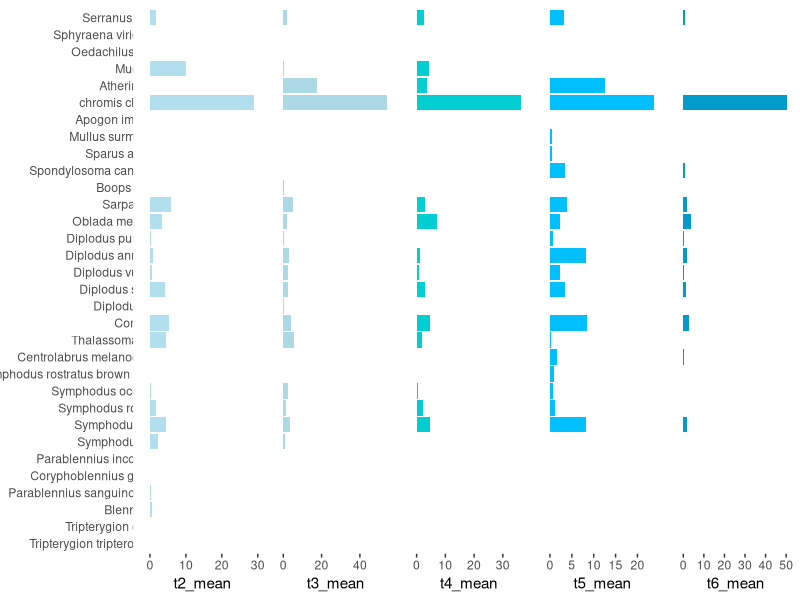
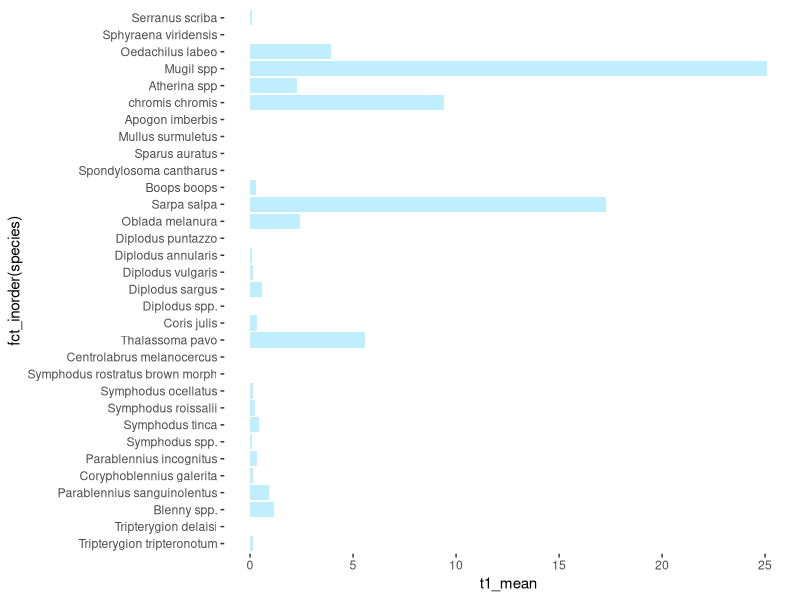
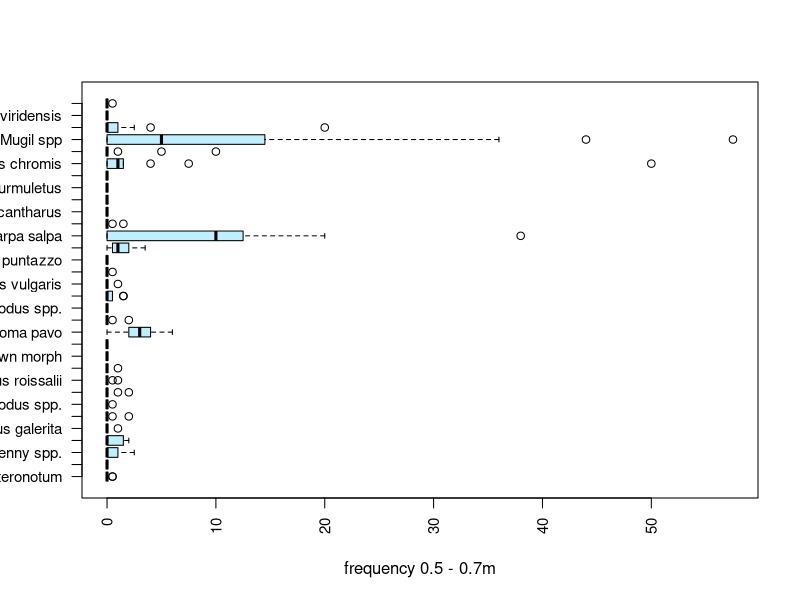
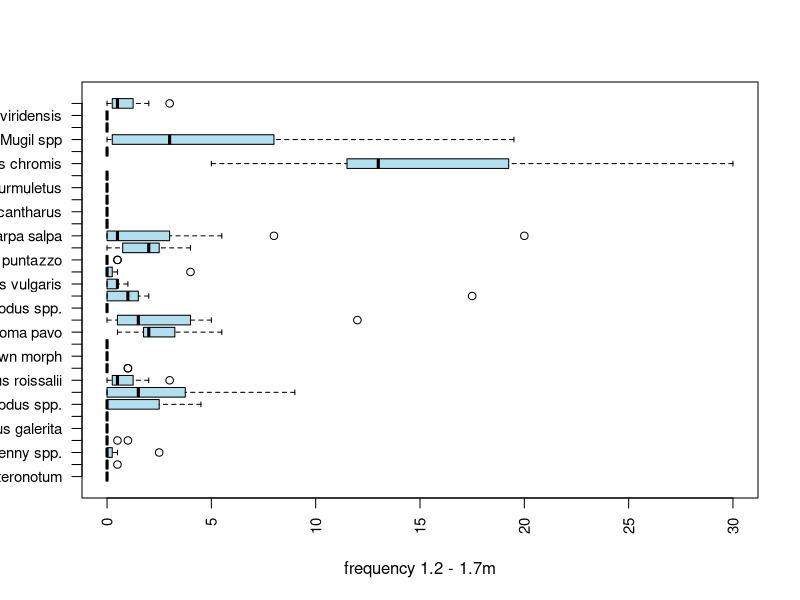
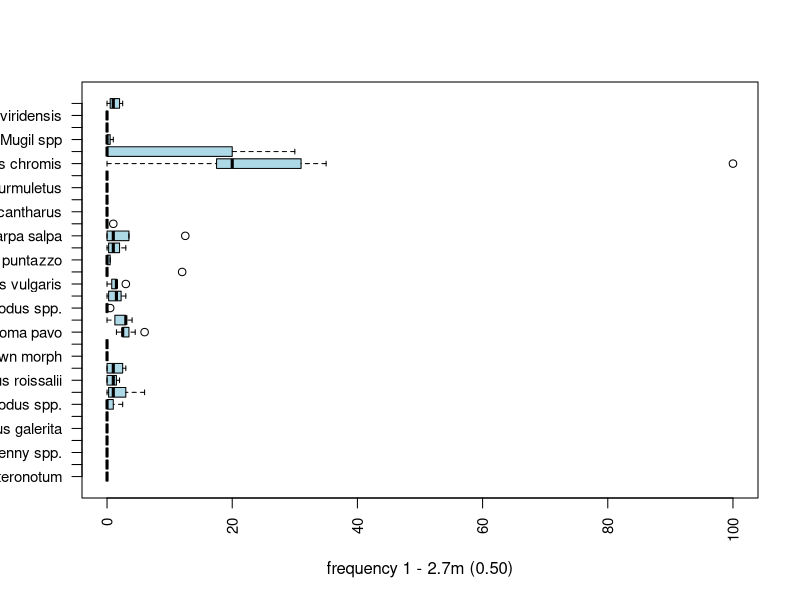
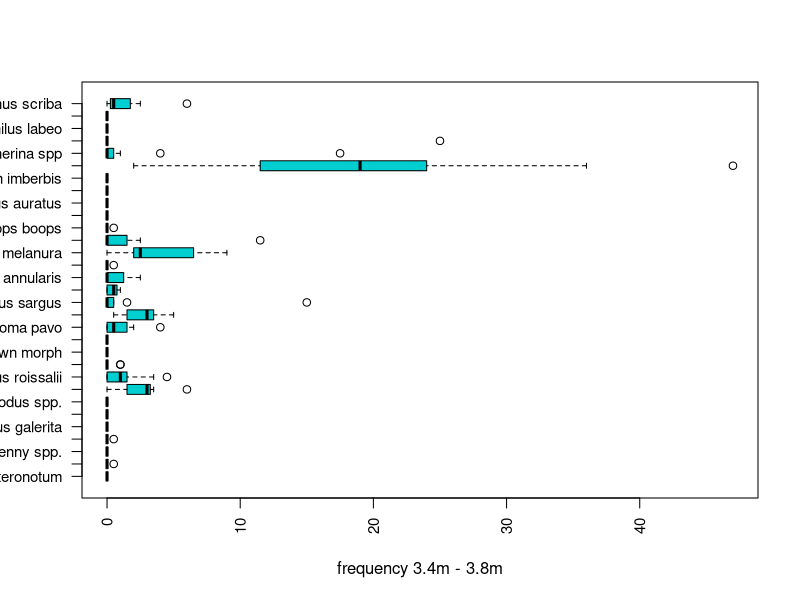
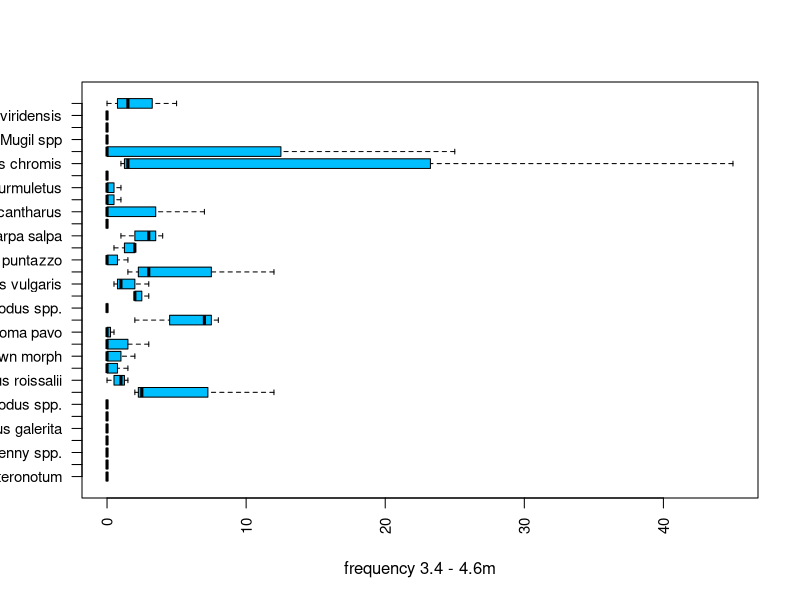
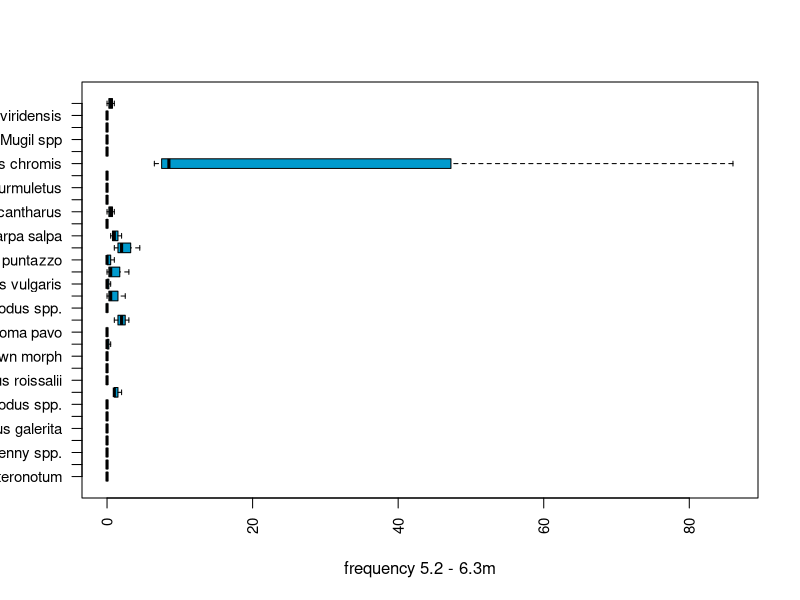

Write R code to recreate these figures, in order.

#pooja.singh09@gmail.com
#june2023
#corsica marine prac
# code runs in R
# text preceded by a hashtag (#) is comments, it is not code

#1 load libraries

library(tidyverse)
library(ggplot2)
library(gridExtra)


####1 make a barplot of mean counts for each species

a <- read.table("2023_corsica_transect_data_plot2.txt", header=T, sep="\t")
ggp <- ggplot(a, aes(fct_inorder(species), t1_mean)) + geom_bar(stat = "identity", fill="lightblue1") + theme(panel.grid = element_blank(), panel.background = element_blank())
p1 <- ggp + coord_flip() 

ggp <- ggplot(a, aes(fct_inorder(species), t2_mean)) + geom_bar(stat = "identity", fill="lightblue2") + theme(axis.text.y=element_blank(), axis.ticks.y=element_blank(), axis.title.y=element_blank(), panel.grid = element_blank(), panel.background = element_blank())
p2 <- ggp + coord_flip() 

ggp <- ggplot(a, aes(fct_inorder(species), t3_mean)) + geom_bar(stat = "identity", fill="lightblue") + theme(axis.text.y=element_blank(), axis.ticks.y=element_blank(), axis.title.y=element_blank(), panel.grid = element_blank(), panel.background = element_blank())
p3 <- ggp + coord_flip() 


ggp <- ggplot(a, aes(fct_inorder(species), t4_mean)) + geom_bar(stat = "identity", fill="darkturquoise") + theme(axis.text.y=element_blank(), axis.ticks.y=element_blank(), axis.title.y=element_blank(), panel.grid = element_blank(), panel.background = element_blank())
p4 <- ggp + coord_flip() 


ggp <- ggplot(a, aes(fct_inorder(species), t5_mean)) + geom_bar(stat = "identity", fill="deepskyblue") + theme(axis.text.y=element_blank(), axis.ticks.y=element_blank(), axis.title.y=element_blank(), panel.grid = element_blank(), panel.background = element_blank())
p5 <- ggp + coord_flip() 

ggp <- ggplot(a, aes(fct_inorder(species), t6_mean)) + geom_bar(stat = "identity", fill="deepskyblue3") + theme(axis.text.y=element_blank(), axis.ticks.y=element_blank(), axis.title.y=element_blank(), panel.grid = element_blank(), panel.background = element_blank())
p6 <- ggp + coord_flip() 

## visualise your plot
grid.arrange(p1, p2, p3, p4, p5, p6, nrow = 1)


## visualise individuals plots
p1

## this saves the plot as .svg format

svg("2023_corsica_transect_data_plot2.svg", h=10, w=30)
grid.arrange(p1, p2, p3, p4, p5, p6, nrow = 1)
dev.off()


## this saves the plot as .png format ( you can also save as .pdf or .jpeg)

png("2023_corsica_transect_data_plot2.png", h=10, w=30)
grid.arrange(p1, p2, p3, p4, p5, p6, nrow = 1)
dev.off()



####2 make a pie chart of means instead of a barplot

svg("2023_corsica_transect_data_piechart_legend.svg", h=15, w=30)
ggplot(a, aes(x="", y=t1_mean, fill=species)) + geom_bar(stat="identity", width=1) + coord_polar("y", start=0)
dev.off()

svg("2023_corsica_transect_data_piechart.svg", h=15, w=30)
p1 <- ggplot(a, aes(x="", y=t1_mean, fill=species)) + geom_bar(stat="identity", width=1, show.legend = FALSE) + coord_polar("y", start=0)
p2 <- ggplot(a, aes(x="", y=t2_mean, fill=species)) + geom_bar(stat="identity", width=1, show.legend = FALSE) + coord_polar("y", start=0)
p3 <- ggplot(a, aes(x="", y=t3_mean, fill=species)) + geom_bar(stat="identity", width=1, show.legend = FALSE) + coord_polar("y", start=0)
p4 <- ggplot(a, aes(x="", y=t4_mean, fill=species)) + geom_bar(stat="identity", width=1, show.legend = FALSE) + coord_polar("y", start=0)
p5 <- ggplot(a, aes(x="", y=t5_mean, fill=species)) + geom_bar(stat="identity", width=1, show.legend = FALSE) + coord_polar("y", start=0)
p6 <- ggplot(a, aes(x="", y=t6_mean, fill=species)) + geom_bar(stat="identity", width=1, show.legend = FALSE) + coord_polar("y", start=0)
grid.arrange(p1, p2,p3, p4, p5, p6, nrow = 2, ncol=3)
dev.off()


####3 visualise student variation in measurements

a <- read.table("2023_corsica_transect_data_1.txt", header=T, sep="\t", row.names=1)
boxplot(t(a), horizontal=TRUE, las=2, cex.axis=0.9, xlab="frequency 0.5 - 0.7m", col="lightblue1")

a1 <- read.table("2023_corsica_transect_data_2.txt", header=T, sep="\t", row.names=1)
boxplot(t(a1), horizontal=TRUE, las=2, cex.axis=0.9, xlab="frequency 1.2 - 1.7m", col="lightblue2")


a2 <- read.table("2023_corsica_transect_data_3.txt", header=T, sep="\t", row.names=1)
boxplot(t(a2), horizontal=TRUE, las=2, cex.axis=0.9, xlab="frequency 1 - 2.7m (0.50)", col="lightblue")


a3 <- read.table("2023_corsica_transect_data_4.txt", header=T, sep="\t", row.names=1)
boxplot(t(a3), horizontal=TRUE, las=2, cex.axis=0.9, xlab="frequency 3.4m - 3.8m", col="darkturquoise")

a4 <- read.table("2023_corsica_transect_data_5.txt", header=T, sep="\t", row.names=1)
boxplot(t(a4), horizontal=TRUE, las=2, cex.axis=0.9, xlab="frequency 3.4 - 4.6m", col="deepskyblue")


a5 <- read.table("2023_corsica_transect_data_6.txt", header=T, sep="\t", row.names=1)
boxplot(t(a5), horizontal=TRUE, las=2, cex.axis=0.9, xlab="frequency 5.2 - 6.3m", col="deepskyblue3")

svg("2023_corsica_transect_data_means_variation.svg", h=15, w=20)
par(mfrow=c(2,3))
boxplot(t(a), horizontal=TRUE, las=2, cex.axis=1, xlab="frequency 0.5 - 0.7m", col="lightblue1")
boxplot(t(a1), horizontal=TRUE, las=2, cex.axis=1, xlab="frequency 1.2 - 1.7m", col="lightblue2", yaxt="n")
boxplot(t(a2), horizontal=TRUE, las=2, cex.axis=1, xlab="frequency 1 - 2.7m (0.50)", col="lightblue", yaxt="n")
boxplot(t(a3), horizontal=TRUE, las=2, cex.axis=1, xlab="frequency 3.4m - 3.8m", col="darkturquoise")
boxplot(t(a4), horizontal=TRUE, las=2, cex.axis=1, xlab="frequency 3.4 - 4.6m", col="deepskyblue", yaxt="n")
boxplot(t(a5), horizontal=TRUE, las=2, cex.axis=1, xlab="frequency 5.2 - 6.3m", col="deepskyblue3", yaxt="n")
dev.off()
